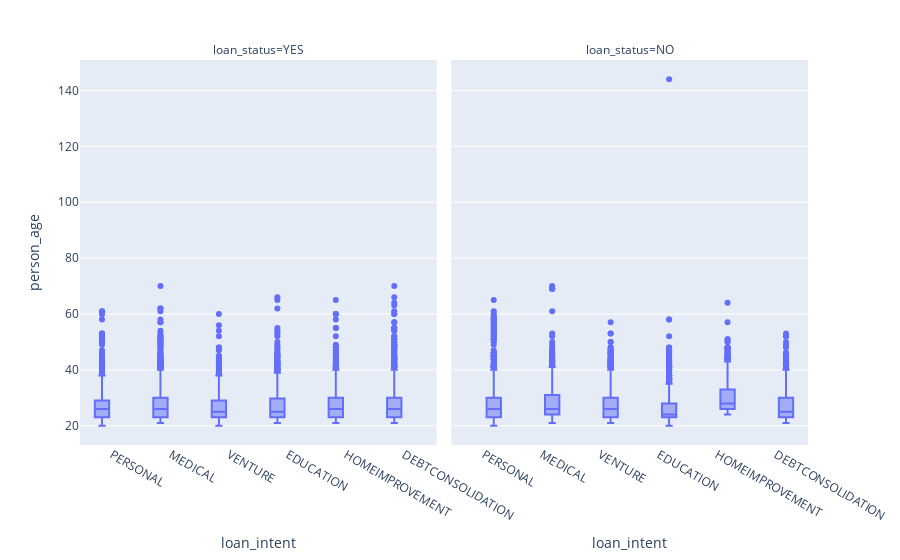

Write notebook code for a chart like this one.
### Markdown cell above
## box chart for person_age. Involve loan_status & loan_intent columns/dimensions

### Code cell
pe.box(
    y="person_age",
    x="loan_intent",
    facet_col = "loan_status",
    data_frame = df
)

### Figure 1 — Plotly figure (JSON) as saved in the notebook; plotly's stock layout.template omitted (floating-point values rounded to 4 significant figures; data arrays with more than 128 entries replaced by an {"elided": "..."} marker saying what was removed)
{"data": [{"alignmentgroup": "True", "hovertemplate": "loan_status=YES<br>loan_intent=%{x}<br>person_age=%{y}<extra></extra>", "legendgroup": "", "marker": {"color": "#636efa"}, "name": "", "notched": false, "offsetgroup": "", "orientation": "v", "showlegend": false, "type": "box", "x": {"elided": "6203 str values"}, "x0": " ", "xaxis": "x", "y": {"elided": "6203 int values"}, "y0": " ", "yaxis": "y"}, {"alignmentgroup": "True", "hovertemplate": "loan_status=NO<br>loan_intent=%{x}<br>person_age=%{y}<extra></extra>", "legendgroup": "", "marker": {"color": "#636efa"}, "name": "", "notched": false, "offsetgroup": "", "orientation": "v", "showlegend": false, "type": "box", "x": {"elided": "6203 str values"}, "x0": " ", "xaxis": "x2", "y": {"elided": "6203 int values"}, "y0": " ", "yaxis": "y2"}], "layout": {"annotations": [{"font": {}, "showarrow": false, "text": "loan_status=YES", "x": 0.245, "xanchor": "center", "xref": "paper", "y": 1, "yanchor": "bottom", "yref": "paper"}, {"font": {}, "showarrow": false, "text": "loan_status=NO", "x": 0.755, "xanchor": "center", "xref": "paper", "y": 1, "yanchor": "bottom", "yref": "paper"}], "boxmode": "group", "legend": {"tracegroupgap": 0}, "margin": {"t": 60}, "xaxis": {"anchor": "y", "domain": [0, 0.49], "title": {"text": "loan_intent"}}, "xaxis2": {"anchor": "y2", "domain": [0.51, 1], "matches": "x", "title": {"text": "loan_intent"}}, "yaxis": {"anchor": "x", "domain": [0, 1], "title": {"text": "person_age"}}, "yaxis2": {"anchor": "x2", "domain": [0, 1], "matches": "y", "showticklabels": false}}}
